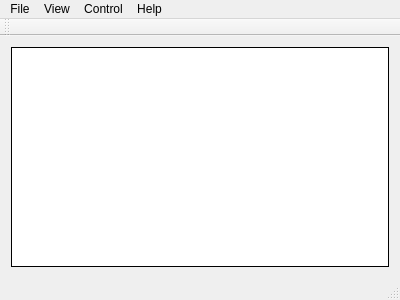
<?xml version="1.0" encoding="UTF-8"?>
<ui version="4.0">
 <class>MainWindow</class>
 <widget class="QMainWindow" name="MainWindow">
  <property name="geometry">
   <rect>
    <x>0</x>
    <y>0</y>
    <width>400</width>
    <height>300</height>
   </rect>
  </property>
  <property name="windowTitle">
   <string>qLab server</string>
  </property>
  <widget class="QWidget" name="centralWidget">
   <layout class="QVBoxLayout" name="verticalLayout_2">
    <item>
     <widget class="QPlainTextEdit" name="plainTextEdit">
      <property name="frameShape">
       <enum>QFrame::Box</enum>
      </property>
      <property name="frameShadow">
       <enum>QFrame::Plain</enum>
      </property>
      <property name="undoRedoEnabled">
       <bool>false</bool>
      </property>
      <property name="lineWrapMode">
       <enum>QPlainTextEdit::NoWrap</enum>
      </property>
      <property name="readOnly">
       <bool>true</bool>
      </property>
      <property name="textInteractionFlags">
       <set>Qt::TextSelectableByKeyboard|Qt::TextSelectableByMouse</set>
      </property>
     </widget>
    </item>
   </layout>
  </widget>
  <widget class="QMenuBar" name="menuBar">
   <property name="geometry">
    <rect>
     <x>0</x>
     <y>0</y>
     <width>400</width>
     <height>25</height>
    </rect>
   </property>
   <widget class="QMenu" name="menuFile">
    <property name="title">
     <string>File</string>
    </property>
    <addaction name="actionNew_experiment"/>
    <addaction name="actionSave"/>
    <addaction name="actionSave_as"/>
    <addaction name="separator"/>
    <addaction name="actionExit"/>
   </widget>
   <widget class="QMenu" name="menuHelp">
    <property name="title">
     <string>Help</string>
    </property>
    <addaction name="actionAbout_Qt"/>
   </widget>
   <widget class="QMenu" name="menuView">
    <property name="title">
     <string>View</string>
    </property>
    <addaction name="actionFullscreen"/>
   </widget>
   <widget class="QMenu" name="menuControl">
    <property name="title">
     <string>Control</string>
    </property>
    <addaction name="actionStartMeasure"/>
   </widget>
   <addaction name="menuFile"/>
   <addaction name="menuView"/>
   <addaction name="menuControl"/>
   <addaction name="menuHelp"/>
  </widget>
  <widget class="QToolBar" name="mainToolBar">
   <attribute name="toolBarArea">
    <enum>TopToolBarArea</enum>
   </attribute>
   <attribute name="toolBarBreak">
    <bool>false</bool>
   </attribute>
  </widget>
  <widget class="QStatusBar" name="statusBar"/>
  <action name="actionExit">
   <property name="text">
    <string>Exit</string>
   </property>
   <property name="shortcut">
    <string>Alt+X</string>
   </property>
  </action>
  <action name="actionAbout_Qt">
   <property name="text">
    <string>About Qt</string>
   </property>
  </action>
  <action name="actionFullscreen">
   <property name="checkable">
    <bool>true</bool>
   </property>
   <property name="text">
    <string>Fullscreen</string>
   </property>
   <property name="shortcut">
    <string>F</string>
   </property>
  </action>
  <action name="actionNew_experiment">
   <property name="text">
    <string>New experiment</string>
   </property>
   <property name="shortcut">
    <string>Ctrl+N</string>
   </property>
  </action>
  <action name="actionSave_as">
   <property name="text">
    <string>Save as</string>
   </property>
  </action>
  <action name="actionSave">
   <property name="text">
    <string>Save</string>
   </property>
   <property name="shortcut">
    <string>Ctrl+S</string>
   </property>
  </action>
  <action name="actionStartMeasure">
   <property name="checkable">
    <bool>true</bool>
   </property>
   <property name="text">
    <string>Start</string>
   </property>
   <property name="shortcut">
    <string>Space</string>
   </property>
  </action>
 </widget>
 <layoutdefault spacing="6" margin="11"/>
 <resources/>
 <connections/>
</ui>
